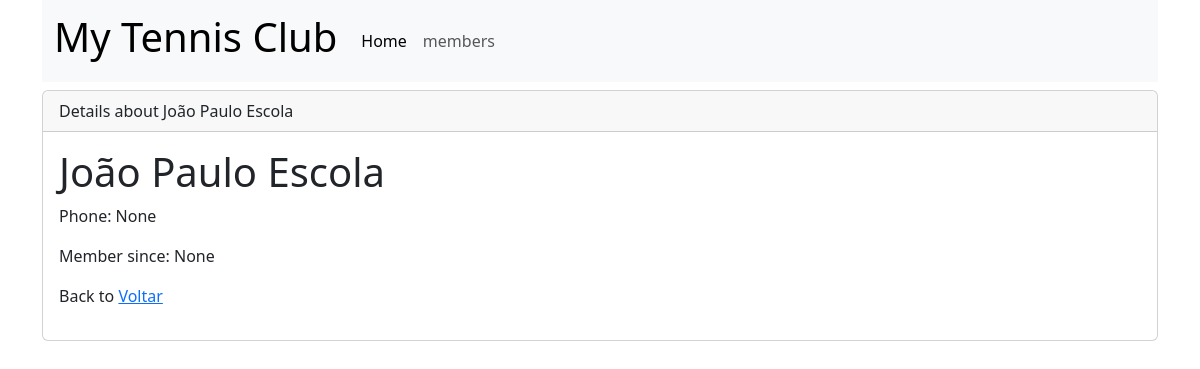
Page /members/details/2 on the earlier database version.
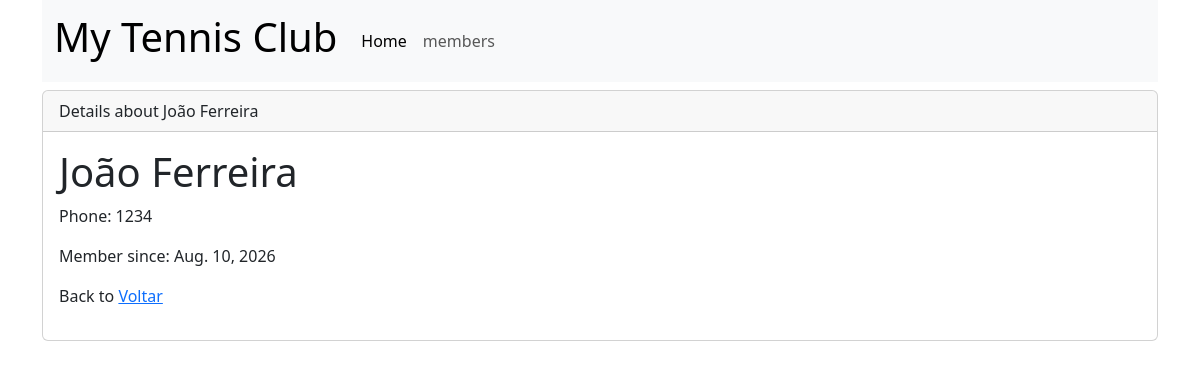
Same page on the later database version.
### members/models.py (models this page shows, shortened)
class Member(models.Model):
    firstname = models.CharField(max_length=255)
    lastname = models.CharField(max_length=255)
    phone = models.IntegerField(null=True)
    joined_date = models.DateField(null=True)

### members/views.py (the view)
# urls.py: path('members/details/<int:id>', views.details, name='details'),
def details(request, id):
    mymember = Member.objects.get(id=id)
    template = loader.get_template('details.html')
    context = {
        'mymember': mymember
    }
    return HttpResponse(template.render(context, request))

### members/templates/details.html (shortened to what this page needs)
{% extends "master.html" %}
{% block content %}
<div class="card mt-2">
    <div class="card-header">
        Details about {{ mymember.firstname}} {{ mymember.lastname}}
    </div>
    <div class="card-body">
        <h1>{{mymember.firstname}} {{mymember.lastname}}</h1>
        <p>Phone: {{mymember.phone}}</p>
        <p>Member since: {{mymember.joined_date}}</p>
        <p>Back to <a href="/members">Voltar</a></p>
    </div>
</div>
{% endblock %}>

Differences in the rows shown:
changed Member: firstname "João Paulo" → "João"; lastname "Escola" → "Ferreira"; phone "None" → "1234"; joined_date "None" → "Aug. 10, 2026"
